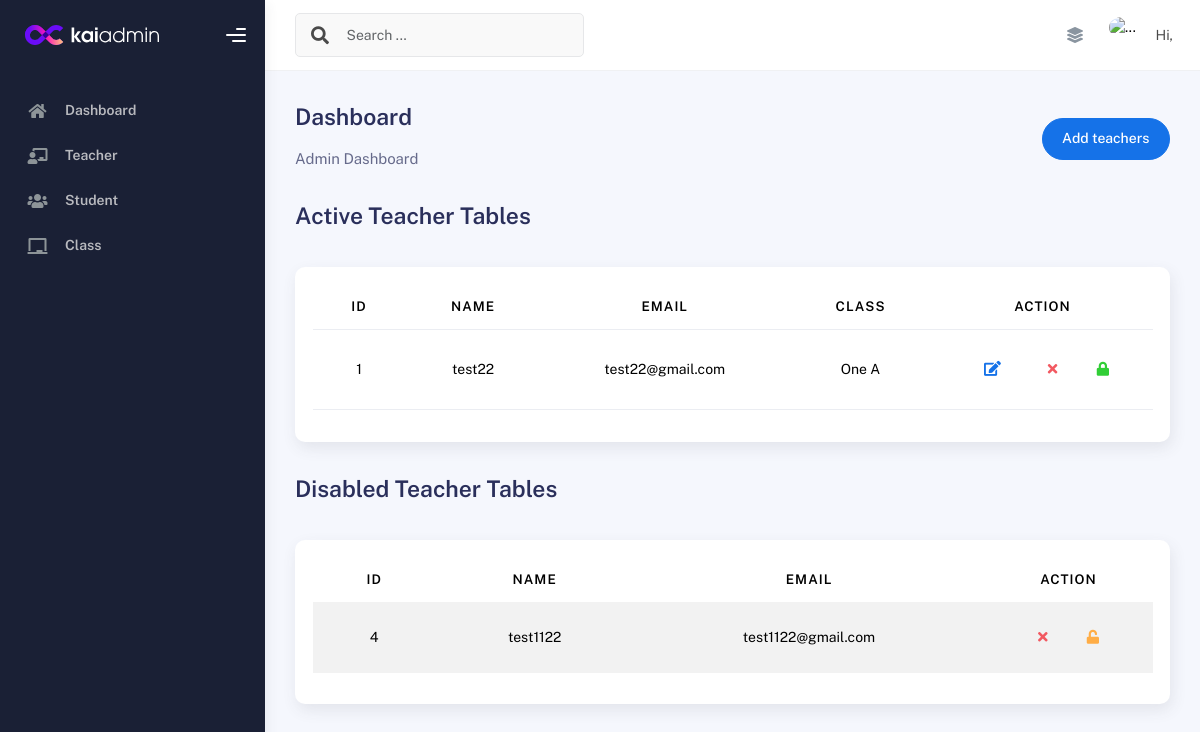
Page /admin/teacher.php on the earlier database version.
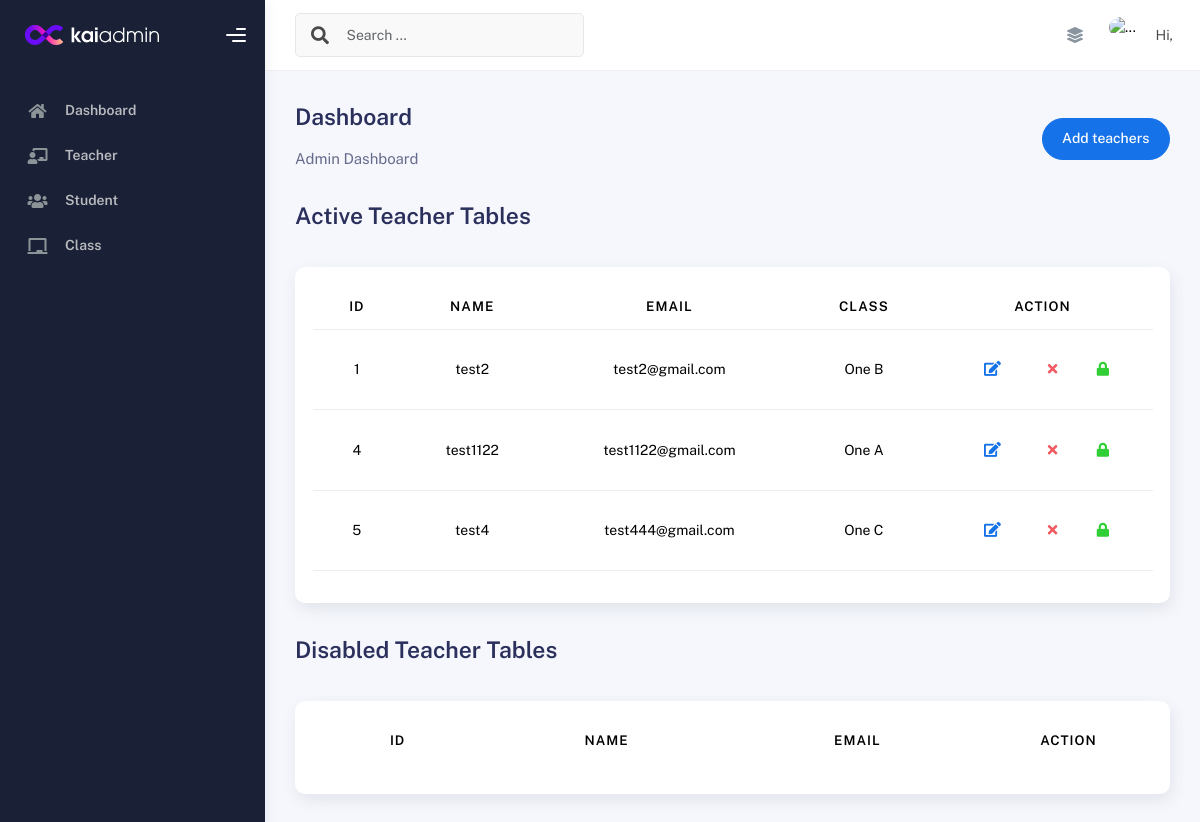
Same page on the later database version.
### tables this page shows
CREATE TABLE `class` (
  `id` int(11) NOT NULL,
  `name` varchar(20) NOT NULL,
  `teacher_id` int(11) DEFAULT NULL,
  `section` varchar(10) NOT NULL,
  `strength` int(11) NOT NULL,
  `fees` int(5) NOT NULL,
  `status` tinyint(1) NOT NULL DEFAULT 1,
  `created_at` timestamp NOT NULL DEFAULT current_timestamp(),
  `updated_at` timestamp NOT NULL DEFAULT current_timestamp()
);

CREATE TABLE `teacher` (
  `id` int(11) NOT NULL,
  `name` varchar(255) NOT NULL,
  `password` varchar(255) NOT NULL,
  `phone` varchar(255) NOT NULL,
  `email` varchar(255) NOT NULL,
  `profileimage` varchar(255) NOT NULL,
  `status` tinyint(1) NOT NULL DEFAULT 1,
  `address` varchar(255) NOT NULL,
  `created_at` timestamp NOT NULL DEFAULT current_timestamp(),
  `updated_at` timestamp NOT NULL DEFAULT current_timestamp()
);

### admin/teacher.php (the view, shortened to what the changed rows need)
<?php
require_once('../includes/db.php');
?>
<!DOCTYPE html>
<html lang="en">
<head>
  <?php
  require_once('../includes/dashboard_header.php');
  ?>
  </head>
<body>
  <div class="wrapper">
    <div class="main-panel">
      <div class="container">
        <div class="page-inner">
          <div class="row">
            <div class="col-md-12">
              <div class="card">
                <div class="card-body">
                  <?php
                 $s = "SELECT teacher.*, class.id AS class_id, class.name AS class_name, class.section AS class_section
                 FROM teacher
                 LEFT JOIN class ON teacher.id = class.teacher_id
                 WHERE teacher.status = '1'";
                  $sth = $pdo->prepare($s, array(PDO::ATTR_CURSOR => PDO::CURSOR_FWDONLY));
                  $sth->execute();
                  ?>
                  <div class="table-responsive">
                    <table id="teacher-table" class="display table table-stripe  table-hover">
                      <thead class="text-center">
                        <tr>
                          <th>ID</th>
                          <th>Name</th>
                          <th>Email</th>
                          <th>Class</th>
                          <th style="width: 20%">Action</th>
                        </tr>
                      </thead>
                      <tbody class="text-center">
                        <?php
                        $allRows = $sth->fetchAll();
                        foreach ($allRows as $Row) {
                          echo "<tr>";
                          echo "<td>" . $Row['id'] . "</td>";
                          echo "<td>" . $Row['name'] . "</td>";
                          echo "<td>" . $Row['email'] . "</td>";
                          echo "<td>" . ($Row['class_name'] ? $Row['class_name'] . " " . $Row['class_section'] : "Class not assigned") . "</td>";
                          echo '<td>
                          <div class="form-button-action">
                              <button type="button" class="btn btn-link btn-primary btn-lg edit" data-id="' . $Row['id'] . '" title="Edit teacher">
                                  <i class="fa fa-edit"></i>
                              </button>
                              <button type="button" class="btn btn-link btn-danger delete" data-id="' . $Row['id'] . '" title="Remove teacher">
                                  <i class="fa fa-times"></i>
                              </button>
                              <button type="button" class="btn btn-link btn-success disable" data-id="' . $Row['id'] . '" title="Disable teacher">
                                  <i class="fa fa-lock"></i>
                              </button>
                          </div>
                        </td>';
                          echo "</tr>";
                        }
                        ?>
                      </tbody>
                    </table>
                  </div>
                </div>
              </div>
            </div>
          </div>
          <div class="row">
            <div class="col-md-12">
              <div class="card">
                <div class="card-body">
                  <?php
                  $s = "SELECT * FROM teacher WHERE status = 0";
                  $sth = $pdo->prepare($s, array(PDO::ATTR_CURSOR => PDO::CURSOR_FWDONLY));
                  $sth->execute();
                  ?>
                  <div class="table-responsive">
                    <table id="disabled-teacher-table" class="display table table-striped table-hover">
                      <thead class="text-center">
                        <tr>
                          <th>ID</th>
                          <th>Name</th>
                          <th>Email</th>
                          <th style="width: 20%">Action</th>
                        </tr>
                      </thead>
                      <tbody class="text-center">
                        <?php
                        $allRows = $sth->fetchAll();
                        foreach ($allRows as $Row) {
                          echo "<tr>";
                          echo "<td>" . $Row['id'] . "</td>";
                          echo "<td>" . $Row['name'] . "</td>";
                          echo "<td>" . $Row['email'] . "</td>";
                          echo '<td>
                          <div class="form-button-action">
                                <button type="button" class="btn btn-link btn-danger delete" data-id="' . $Row['id'] . '" title="Remove teacher">
                                  <i class="fa fa-times"></i>
                              </button>
                              <button type="button" class="btn btn-link btn-warning active" data-id="' . $Row['id'] . '" title="Activate teacher">
                                  <i class="fa fa-unlock"></i>
                              </button>
                          </div>
                        </td>';
                          echo "</tr>";
                        }
                        ?>
                      </tbody>
                    </table>
                  </div>
                </div>
              </div>
            </div>
          </div>
        </div>
      </div>
    </div>
  </div>
</body>
</html>

Differences in the rows shown:
no longer on this page (row edited): teacher: id "4", name "test1122", email "test1122@gmail.com"
now on this page (row edited): class: teacher "1", teacher.name "test2", teacher.email "test2@gmail.com", name "One", section "B"
changed class: teacher "1" → "4"; teacher.name "test22" → "test1122"; teacher.email "test22@gmail.com" → "test1122@gmail.com"
added class: teacher "5", teacher.name "test4", teacher.email "test444@gmail.com", name "One", section "C"
